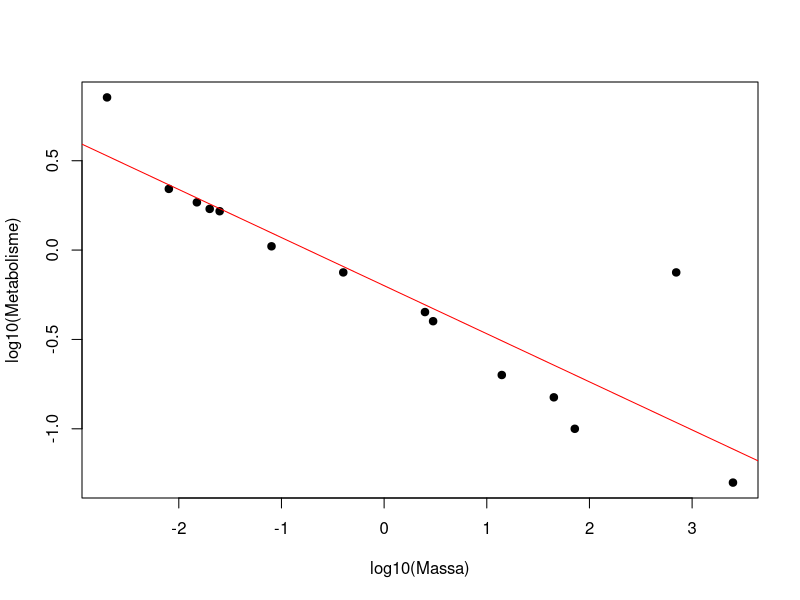
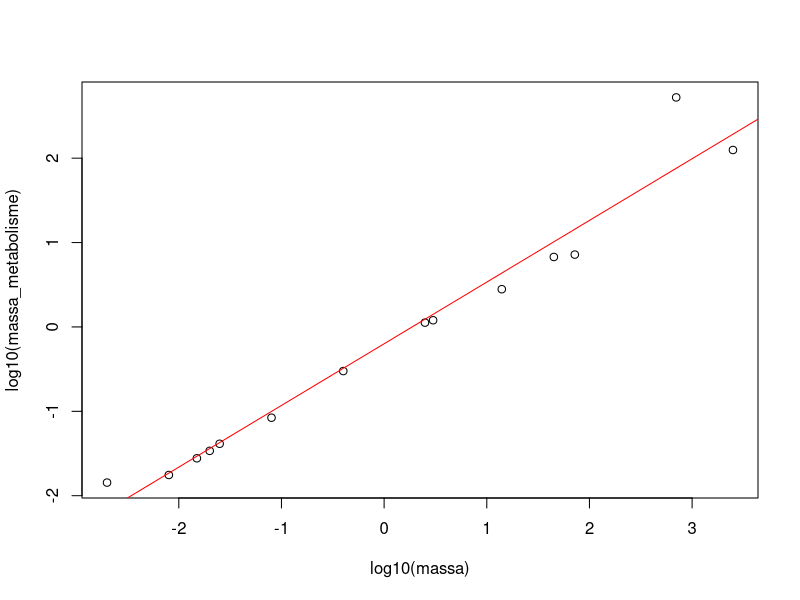

Reproduce these figures in R, in order.
## ---- chunk 1
massa = c(0.002, 0.008, 0.015, 0.02, 0.025, 0.08, 0.4, 
          2.5, 3, 14, 45, 72,700, 2500)  
metabolisme = c(7.15, 2.2, 1.85, 1.7, 1.65, 1.05, 0.75, 
                0.45, 0.4,0.2, 0.15, 0.1, 0.75, 0.05) 
## ---- chunk 2
# gebruik de functie plot()
## ---- chunk 3
# dit zou je zelf moeten doen 
# gebruik de functie log10()
plot(log10(massa), log10(metabolisme),      
     pch = 19, xlab = "log10(Massa)", 
     ylab = "log10(Metabolisme)")  
abline(lm(log10(metabolisme) ~ log10(massa)), col = "red")
## ---- chunk 4
massa_metabolisme <- massa*metabolisme
## ---- chunk 5
# dit zou je zelf doen 
plot(log10(massa), 
     log10(massa_metabolisme)) 
abline(lm(log10(massa_metabolisme) ~ log10(massa)), col = "red")
